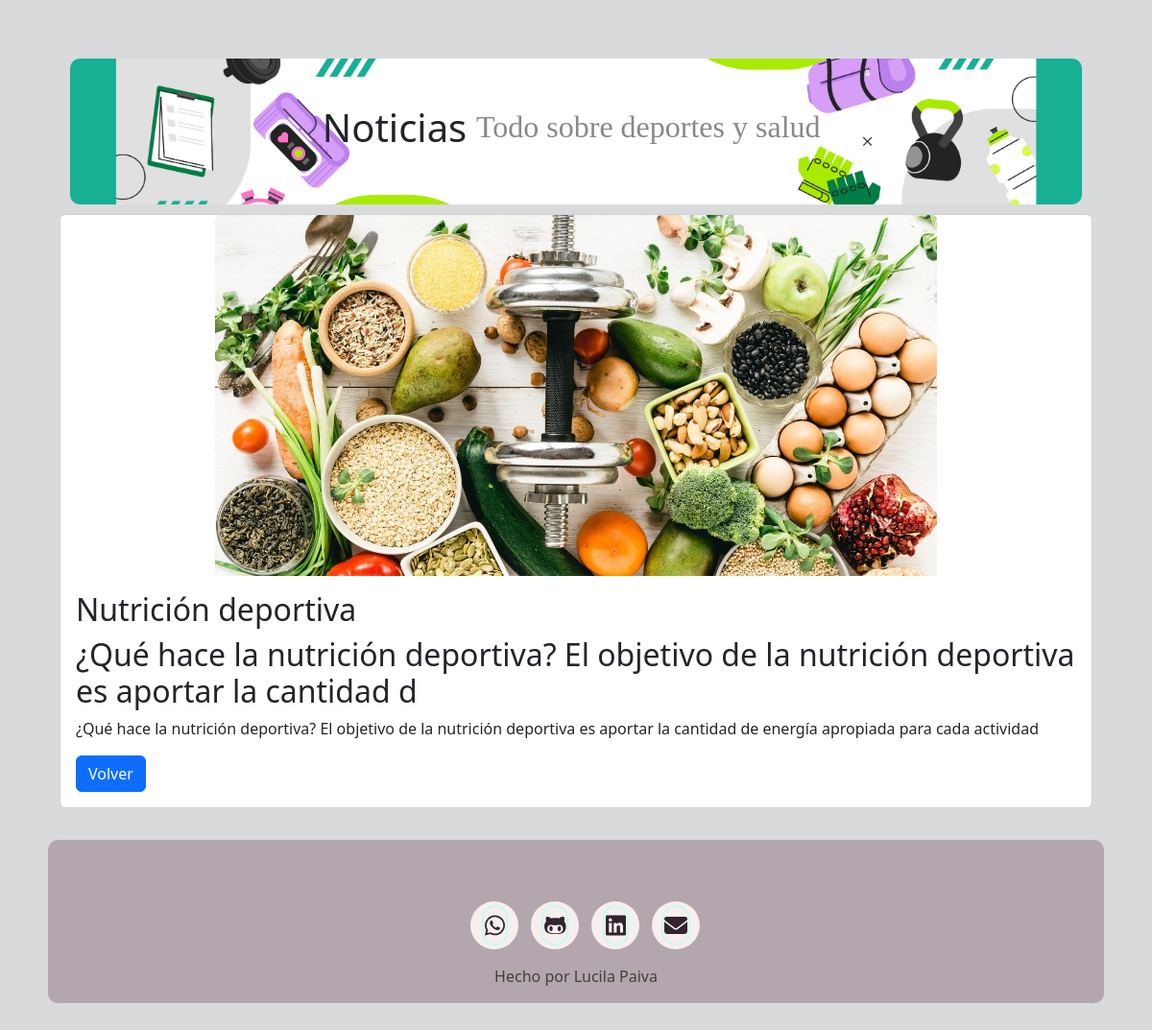
The page /ver_noticia.php?id_noticia=31 on the database its author committed.
### tables this page shows
CREATE TABLE `noticias` (
  `id_noticia` int(11) NOT NULL,
  `id_usuario` int(11) NOT NULL,
  `titulo` text NOT NULL,
  `copete` text NOT NULL,
  `cuerpo` text NOT NULL,
  `imagen` varchar(255) NOT NULL,
  `fecha` date NOT NULL,
  `categoria` varchar(30) NOT NULL
);

### ver_noticia.php (the view, shortened to what this page needs)
<!DOCTYPE html>
<html lang="es">
<head>
    <link href="lib/bootstrap-5.3.2/css/bootstrap.min.css" rel="stylesheet">
    <link rel="stylesheet" type="text/css" href="admin/css/styles.css">
    <link rel="stylesheet" type="text/css" href="admin/css/footerstyles.css">
</head>
<body>
    <div class="container-fluid">
        <header class="my-header">
        <div class="my-titulo">
            <h1>Noticias</h1>
            <h2 class="my-h2">Todo sobre deportes y salud</h2>
        </div>
    </header>
        <?php
        extract($_REQUEST);
        require("admin/conexion.php");
        $conexion = mysqli_connect($server_db, $usuario_db, $password_db)
            or die("No se puede conectar con el servidor");
        mysqli_select_db($conexion, $base_db)
            or die("No se puede seleccionar la base de datos");
        $instruccion = "select * from noticias  where id_noticia=".$id_noticia;
        $consulta = mysqli_query($conexion, $instruccion) or die("no puedo consultar");
            $resultado = mysqli_fetch_array($consulta);
            print('
                <div class="">
                    <div class="card">
                        <img src="imagenes_subidas/'.$resultado['imagen'].'" class="card-img-top mx-auto d-block" alt="'.$resultado['titulo'].'" style="max-width: 70%; height: 70%;">
                        <div class="card-body">
                            <h2 class="card-title">'.$resultado['titulo'].'</h2>
                            <h2 class="card-text">'.substr($resultado['copete'],0,100).'</h2>
                            <p class="card-text">'.substr($resultado['copete'],0,500).'</p>
                            <a href="javascript:history.back()" class="btn btn-primary">Volver</a>
                        </div>
                     </div>
                </div>
            ');
        ?>
        </div>
    <footer title="Footer">
        <div class="social-media-footer">
            <ul class="social-media-footer-list">
                <li class="social-media-footer-enlaces">
                    <a aria-label="Boton a whatsapp" title="Boton a whatsapp" href="https://wa.me/+1135256303"
                        target="_blank" rel="noopener noreferrer" class="icono-final"><i
                            class="fa-brands fa-whatsapp"></i></a>
                </li>
                <li class="social-media-footer-enlaces">
                    <a aria-label="Boton a Github" title="Boton a Github" href="https://github.com/LucilaPaiva"
                        target="_blank" rel="noopener noreferrer" class="icono-final"><i
                            class="fa-brands fa-github-alt"></i></a>
                </li>
                <li class="social-media-footer-enlaces">
                    <a aria-label="Boton a Linkedin" title="Boton a Linkedin"
                        href="https://www.linkedin.com/in/lucila-paiva/" target="_blank" rel="noopener noreferrer"
                        class="icono-final"><i class="fa-brands fa-linkedin"></i></a>
                </li>
                <li class="social-media-footer-enlaces">
                    <a aria-label="Boton a mail" title="Boton a mail" href="mailto:lucil.paiva@gmail.com"
                        target="_blank" rel="noopener noreferrer" class="icono-final"><i
                            class="fa-solid fa-envelope"></i></a>
                </li>
            </ul>
        </div>
        <div class="final-love-container">
            <p class="final-love">Hecho por Lucila Paiva</p>
        </div>
    </footer>
</body>
</html>

### admin/css/styles.css (style rules this page uses)
body { background-color: #d8dadb; padding: 50px; }
.my-header { background-image: url('../../images/9411842.jpg'); background-size: cover; background-position: center; background-repeat: no-repeat; border-radius: 10px; padding: 4%; margin:1%; }
.my-titulo { display:flex; align-items:center; justify-content:center; }
.my-h2 { color:rgb(138, 135, 135); font-family: cursive; padding: 1%; }

### admin/css/footerstyles.css (style rules this page uses)
footer { width: 100%; background-color: rgb(180 166 174); display: flex; flex-direction: column; align-items: center; justify-content: center; padding-top: 3em; border-radius: 10px; margin-top: 3%; }
.social-media-footer { display: flex; align-items: center; justify-content: center; }
.social-media-footer-list { display: flex; padding-top: 1em; }
.social-media-footer-enlaces { list-style: none; height: 50px; width: 50px; display: flex; justify-content: center; align-items: center; margin-right: 0.8em; border-radius: 50%; background-color: #f7eeee; }
.icono-final { color: rgb(51, 35, 44); font-size: 1.5em; padding: 2%; border: solid 2px #c5fcee; transition-duration: 1s; border-radius: 2em; }
.final-love-container { display: flex; }
.final-love { color: rgb(65 65 60);; font-size: 1em; }

### rows shown on the page
noticias: imagen (picture), titulo "Nutrición deportiva", copete "¿Qué hace la nutrición deportiva? El objetivo de la nutrición deportiva es aportar la cantidad d", copete "¿Qué hace la nutrición deportiva? El objetivo de la nutrición deportiva es aportar la cantidad de energía apropiada para cada actividad"
